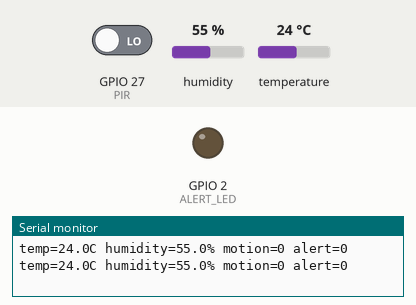
Bench run of a sketch on a simulated ESP32. Parts: output pins drawn as LEDs (lit = HIGH), the last lines printed to the serial monitor. The inputs (shaded band) are chosen by the test bench; at power-on: temperature 24 °C, GPIO 27 (PIR) LOW, humidity 55 %.

Above: at 2.8 s.
2.9 s: temperature set to 39.4 °C
5.6 s: temperature set to 40.5 °C
At 7.2 s:
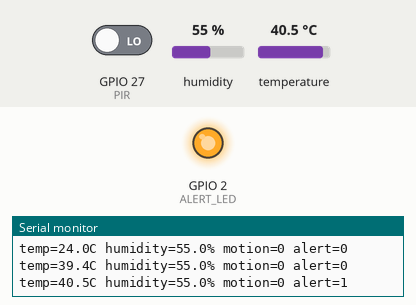
8.3 s: temperature set to 12 °C
At 10.7 s:
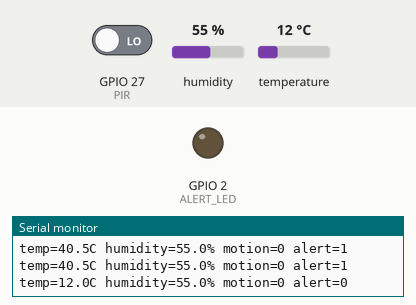
11.5 s: temperature set to 41 °C
At 12.4 s:
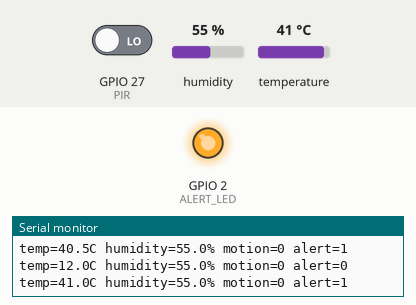
Timing chart, 0 to 14.5 s (numbered marks = the images above; inputs shaded):
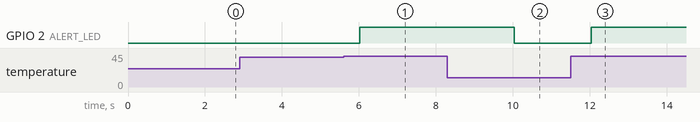

The sketch:

environmental_monitoring_report_template.ino
```cpp
// Project 6: Environmental Monitoring — Pollution, Wildfire, and Wildlife Observation
// Source: Sensor Interfacing Technique Report, Project 6.
// ESP32: DHT22 + PIR event monitor. Demonstration only, not a certified fire alarm.

#include <DHT.h>

#define DHTPIN 4
#define DHTTYPE DHT22
DHT dht(DHTPIN, DHTTYPE);

const int PIR = 27, ALERT_LED = 2;
const float TEMP_ALERT = 40.0; // demonstration threshold only

void setup() {
  Serial.begin(115200);
  dht.begin();
  pinMode(PIR, INPUT);
  pinMode(ALERT_LED, OUTPUT);
}

void loop() {
  float t = dht.readTemperature();
  float h = dht.readHumidity();
  bool valid = !(isnan(t) || isnan(h));
  bool motion = digitalRead(PIR);
  bool alert = motion || (valid && t >= TEMP_ALERT);

  digitalWrite(ALERT_LED, alert ? HIGH : LOW);
  if (valid) Serial.printf("temp=%.1fC humidity=%.1f%% ", t, h);
  else Serial.print("DHT_ERROR ");
  Serial.printf("motion=%d alert=%d\n", motion, alert);
  delay(2000);
}
```

Measured:
- the behaviour switches between 39.9 and 40 °C on temperature (found by bisection; images 0 and 1)
- after the input at 5.6 s, GPIO 2 (ALERT_LED): LOW → HIGH after 0.42 s
- after the input at 8.3 s, GPIO 2 (ALERT_LED): HIGH → LOW after 1.7 s
- after the input at 11.5 s, GPIO 2 (ALERT_LED): LOW → HIGH after 0.54 s
